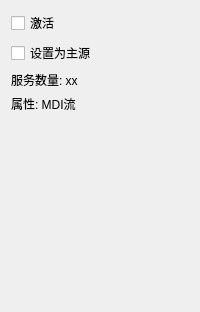
             <widget class="QWidget" name="page_3">
              <layout class="QVBoxLayout" name="verticalLayout_12">
               <item>
                <widget class="QCheckBox" name="checkBox_20">
                 <property name="text">
                  <string>激活</string>
                 </property>
                </widget>
               </item>
               <item>
                <widget class="QCheckBox" name="checkBox_19">
                 <property name="text">
                  <string>设置为主源</string>
                 </property>
                </widget>
               </item>
               <item>
                <widget class="QLabel" name="label_15">
                 <property name="maximumSize">
                  <size>
                   <width>100</width>
                   <height>80</height>
                  </size>
                 </property>
                 <property name="text">
                  <string>服务数量: xx</string>
                 </property>
                </widget>
               </item>
               <item>
                <widget class="QLabel" name="label_16">
                 <property name="text">
                  <string>属性: MDI流</string>
                 </property>
                </widget>
               </item>
               <item>
                <spacer name="verticalSpacer_10">
                 <property name="orientation">
                  <enum>Qt::Vertical</enum>
                 </property>
                 <property name="sizeHint" stdset="0">
                  <size>
                   <width>20</width>
                   <height>188</height>
                  </size>
                 </property>
                </spacer>
               </item>
              </layout>
             </widget>
